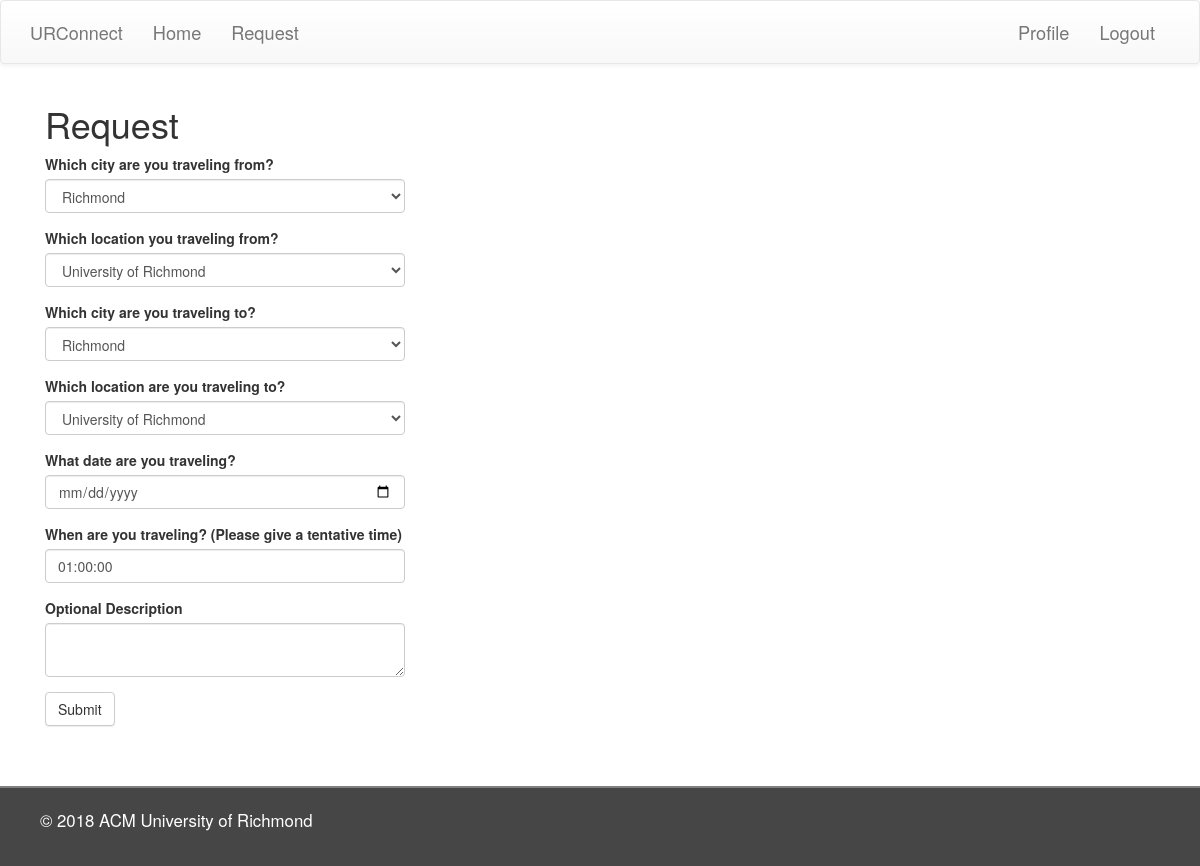
Page /edit_request/4 (signed in) on the committed database.
### app/models.py (models this page shows, shortened)
class Request(db.Model):
	id 					= db.Column(db.Integer, primary_key = True)
	origin_city 		= db.Column(db.String(140))
	origin 				= db.Column(db.String(140))
	destination_city 	= db.Column(db.String(140))
	destination 		= db.Column(db.String(140))
	date 				= db.Column(db.Date, index = True)
	time 				= db.Column(db.Time, index = True)
	user_id 			= db.Column(db.Integer, db.ForeignKey('user.id'))
	description 		= db.Column(db.String(140))

### app/routes.py (the view, shortened to what this page needs)
@app.route('/edit_request/<request_id>', methods=['GET', 'POST'])
@login_required
def edit_request(request_id):
    old_request = Request.query.filter_by(id=request_id).first()
    form = RequestForm(
        origin_city = old_request.origin_city,
        origin = old_request.origin,
        destination_city = old_request.destination_city,
        destination = old_request.destination,
        date = old_request.date,
        time = old_request.time,
        description = old_request.description)
    form.origin_city.choices        = app.config['CITIES']
    form.origin.choices             = app.config['LOCATIONS']
    form.destination_city.choices   = app.config['CITIES']
    form.destination.choices        = app.config['LOCATIONS']
    return render_template('requestForm.html', title='Request', form=form)

### app/forms.py
class RequestForm(FlaskForm):
    origin_city = SelectField(u'Which city are you traveling from?',
            validators  = [DataRequired()], id='select_origin_city')
    origin = SelectField(u'Which location you traveling from?',
            validators  = [DataRequired()], id='select_origin')
    destination_city = SelectField(u'Which city are you traveling to?',
            validators  = [DataRequired()], id='select_destination_city')
    destination = SelectField(u'Which location are you traveling to?',
            validators  = [DataRequired()], id='select_destination')
    date = DateField(u'What date are you traveling?',
            validators = [DataRequired()],
            id='datepick',
            render_kw={"placeholder": "MM/DD/YY"},
            format='%m/%d/%y')
    time = TimeField('When are you traveling? (Please give a tentative time)',
            validators = [DataRequired()])
    description = TextAreaField('Optional Description')
    submit      = SubmitField('Submit')

### app/models.py (called while the page is built)
@login.user_loader
def load_user(id):
	return User.query.get(int(id))

### app/templates/requestForm.html (shortened to what this page needs)
{% extends "base.html" %}
{% import 'bootstrap/wtf.html' as wtf %}
{% block head %}
  {{ super() }}
  <link rel ="stylesheet" href= "https://cdnjs.cloudflare.com/ajax/libs/bootstrap-datetimepicker/4.17.47/css/bootstrap-datetimepicker.min.css">
{% endblock %}
{% block app_content %}
    <div class="container">
    	<h1>Request</h1>
    	<div class="row">
        	<div class="col-md-4">
            {{ wtf.quick_form(form) }}
        	</div>
    	</div>
    </div>
{% endblock %}

### app/static/css/main.css (style rules this page uses)
body { overflow-x: hidden; background-color: white; }

### rows in the picture
Request: origin_city "Richmond", origin "University of Richmond", destination_city "Richmond", destination "University of Richmond", time "01:00:00"
